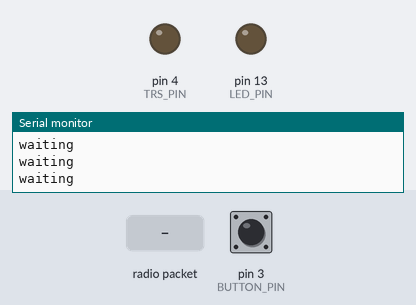
Bench run of a sketch on a simulated Arduino Uno, built with avr-gcc and run on an emulated ATmega328P. On the bench: output pins drawn as LEDs (lit = HIGH), the last lines printed to the serial monitor. Inputs (shaded band) come from the test bench; at power-on: pin 3 (BUTTON_PIN) LOW. No radio packets arrive unless stated.

Above: at 1.3 s.
1.4 s: pin 3 (BUTTON_PIN) pulled HIGH for 0.6 s
At 2.3 s:
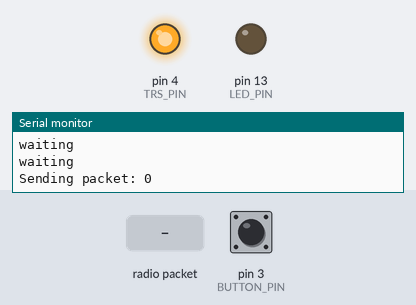
4.0 s: radio packet "1" arrives
At 5.4 s:
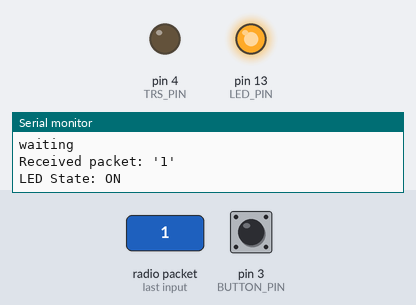
8.5 s: pin 3 (BUTTON_PIN) driven LOW
10.0 s: pin 3 (BUTTON_PIN) driven HIGH
At 11.2 s:
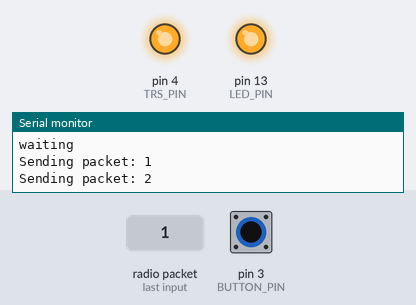
Timing chart, 0 to 12.5 s (numbered marks = the images above; inputs shaded):
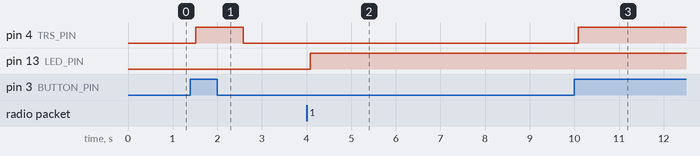

The sketch:

test5.ino
```cpp
/***************************************************************
this program for receiver and also transmit data when switch on.
***************************************************************/
#include <SPI.h>
#include <LoRa.h>

// Pin Definitions
#define BUTTON_PIN 3       // Button to trigger transmission
#define TRS_PIN 4          // Indicator pin for transmission/reception
#define LED_PIN 13         // LED to indicate received "1"

// Variables
int counter = 0;           // Packet counter for transmission
bool ledState = false;     // Current state of the LED
String inString = "";      // Buffer for received data

void setup() {
  // Initialize Pins
  pinMode(BUTTON_PIN, INPUT);
  pinMode(TRS_PIN, OUTPUT);
  pinMode(LED_PIN, OUTPUT);
  digitalWrite(TRS_PIN, LOW);  // Set transmission indicator LOW
  digitalWrite(LED_PIN, LOW);  // Turn off LED initially

  // Initialize Serial Monitor
  Serial.begin(9600);
  while (!Serial);

  Serial.println("LoRa Sender/Receiver");

  // Initialize LoRa
  if (!LoRa.begin(433E6)) {
    Serial.println("Starting LoRa failed!");
    while (1);  // Halt on failure
  }

  LoRa.setTxPower(20);  // Set transmission power
  Serial.println("LoRa Initialized");
}

void loop() {
  int buttonState = digitalRead(BUTTON_PIN);

  if (buttonState == HIGH) {
    // Transmission Mode
    digitalWrite(TRS_PIN, HIGH); // Indicate transmission mode
    Serial.print("Sending packet: ");
    Serial.println(counter);

    LoRa.beginPacket();
    LoRa.print("hello ");
    LoRa.print(counter); // Include counter in the message
    LoRa.endPacket();

    counter++;
    delay(500);  // Delay after sending
  } else {
    Serial.println("waiting");
    // Reception Mode
    digitalWrite(TRS_PIN, LOW); // Indicate reception mode

    int packetSize = LoRa.parsePacket();
    if (packetSize) {
      Serial.print("Received packet: '");
      while (LoRa.available()) {
        char inChar = (char)LoRa.read();
        Serial.print(inChar);  // Print received character
        inString += inChar;    // Append character to the string
      }
      Serial.println("'"); // End of received packet

      // Process Received Data
      inString.trim(); // Remove extra spaces or newlines
      if (inString == "1") {
        ledState = !ledState;              // Toggle LED state
        digitalWrite(LED_PIN, ledState);  // Update LED state
        Serial.print("LED State: ");
        Serial.println(ledState ? "ON" : "OFF");
        delay(5000); // Delay to stabilize toggling
      }

      // Clear the string for the next packet
      inString = "";
    }
  }

  delay(500);  // Short delay before the next operation
}
```

Measured:
- after the input at 1.4 s, pin 4 (TRS_PIN): LOW → HIGH after 0.12 s, → LOW 1.1 s later
- after the input at 4.0 s, pin 13 (LED_PIN): LOW → HIGH after 0.08 s
- after the input at 10.0 s, pin 4 (TRS_PIN): LOW → HIGH after 0.08 s
